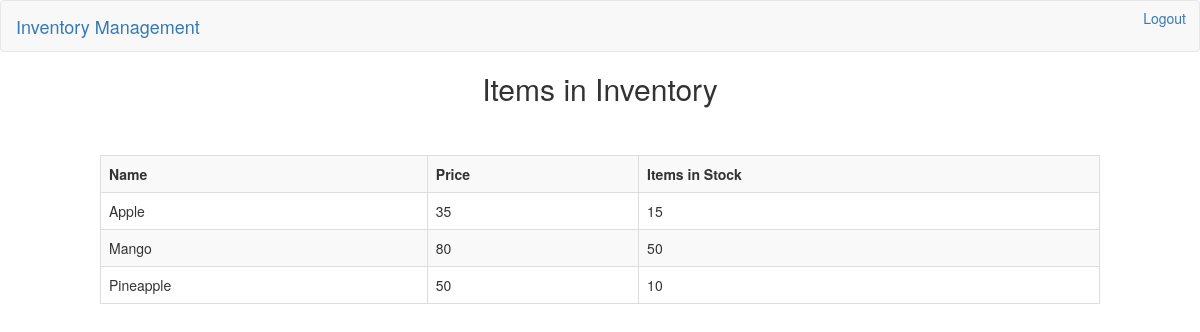
Page /items (signed in) on the earlier database version.
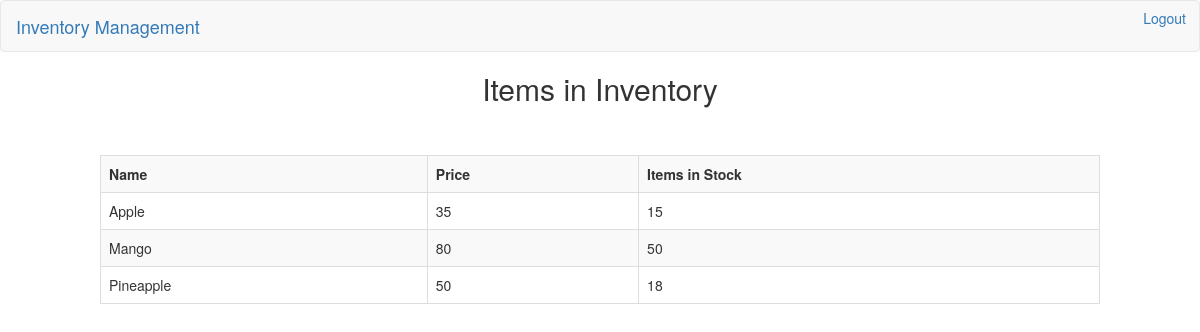
Same page on the later database version.
### app/models.py (models this page shows, shortened)
class ItemModel(db.Model):
    __tablename__ = 'items'
    id = db.Column(db.Integer, primary_key=True)
    name = db.Column(db.String(80), unique=True)
    price = db.Column(db.Integer)
    stock = db.Column(db.Integer)
    user = db.Column(db.String(80))
    language = db.Column(db.String(5))

### app/views/item.py (the view)
@login_required
@main_blueprint.route('/items', methods=['GET'])
def get_items():
    item = ItemHandler.get_all(current_user.username)
    return render_template('items.html', item=item)

### app/handlers/handler.py (called while the page is built)
    @classmethod
    def get_all(cls, user_id):
        return ItemModel.query.filter_by(user=user_id).all()

### app/models.py (called while the page is built)
@login.user_loader
def load_user(username):
    return UserModel.query.get(username)

### app/templates/items.html
{% extends "base.html" %}
{% block content %}
    <center>
        <h2>{{_('Items in Inventory')}}</h2><br><br>
        <table class="table table-striped table-bordered" style="width : 1000px " >
            <tr>
                <th> {{_('Name ')}}</th>
                <th> {{_('Price')}} </th>
                <th> {{_('Items in Stock')}} </th>
            </tr>
            {% for row in item:%}
            <tr>
                <td>{{_(row['name'])}}</td>
                <td>{{row['price']}}</td>
                <td>{{row['stock']}}</td>
            </tr>
            {%endfor%}
        </table>
    </center>
{% endblock %}

### app/templates/base.html (shortened to what this page needs)
{% extends 'bootstrap/base.html' %}
{% block navbar %}
    <nav class="navbar navbar-default">
        <div class="navbar-brand">
            {% if current_user.is_anonymous %}
                <a href="{{url_for('main_blueprint.index')}}">Inventory Management</a>
            {% else %}
                <a href="{{url_for('main_blueprint.dashboard')}}">Inventory Management</a>
            {% endif %}
        </div>
        <div class="collapse navbar-collapse" id="bs-example-navbar-collapse-1">
            <ul class="nav navbar-nav navbar-right">
                {% if current_user.is_anonymous %}
                    <a href="{{url_for('main_blueprint.user_login')}}" class="btn btn-light"><li>{{_('Login')}}</li></a>
                    <a href="{{url_for('main_blueprint.user_register')}}" class="btn btn-light"><li>{{_('Register')}}</li></a>
                {% else %}
                    <a href="{{url_for('main_blueprint.logout')}}" class="btn btn-light"><li>{{_('Logout')}}</li></a>
                {% endif %}
            </ul>
        </div>
    </nav>
{% endblock %}

Differences in the rows shown:
changed ItemModel "Pineapple": stock "10" → "18"
